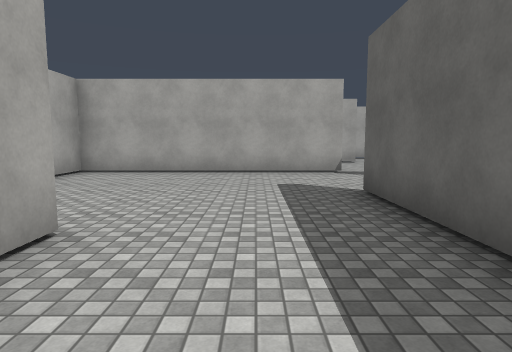
view 1 (above)

16 first-person views from a walk through a scene from a Unity 3-D project. The camera is 1.5 m above the floor, tilts 6° down and sees 75° across. The floor is counted in squares, 2 m on a side. Each view is taken from the middle of a square. On the plan, view 1 faces up. The plan holds only what a view shows up to about 11 squares ahead; the rest is blank. The place goes on beyond the plan. The player character is not drawn. Some animated figures are not drawn. Surface patterns are stand-ins for the level's own textures.

view 2
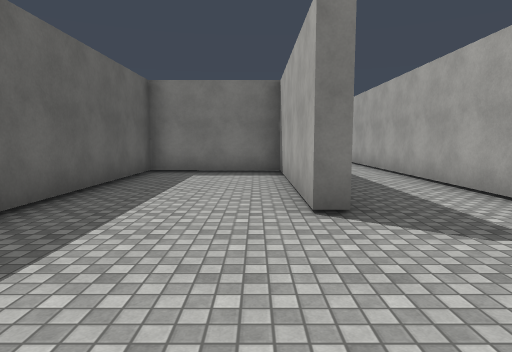

view 3
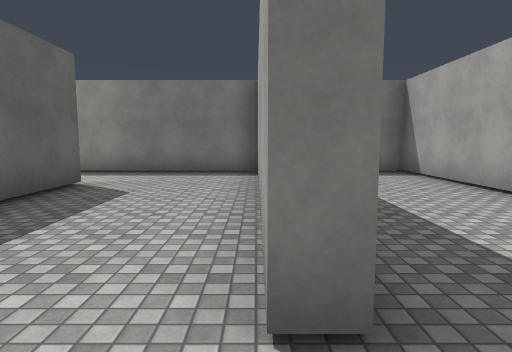

view 4
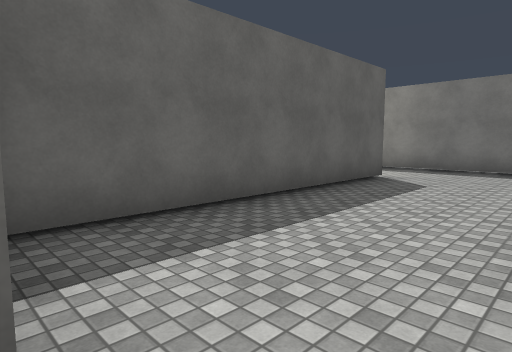

view 5
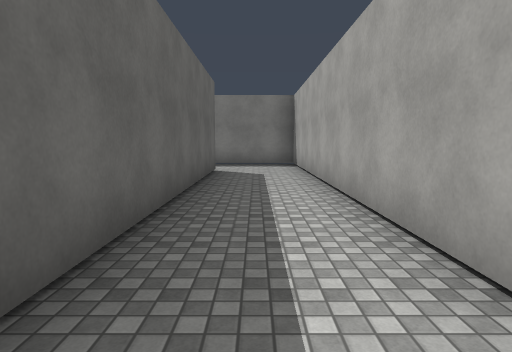

view 6
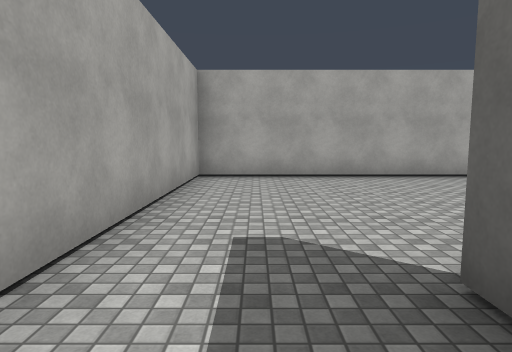

view 7
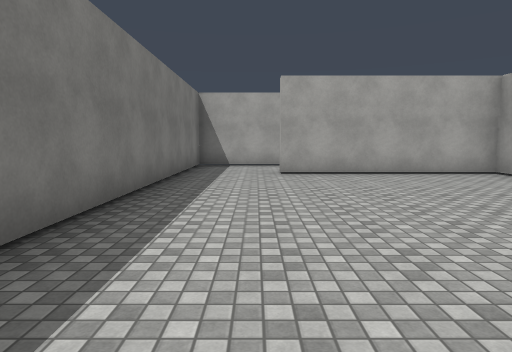

view 8
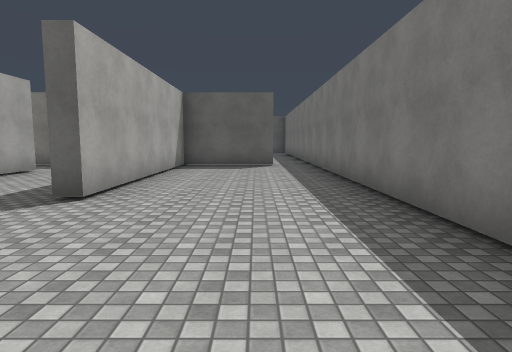

view 9
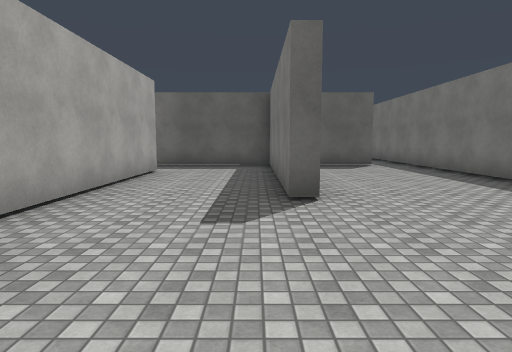

view 10
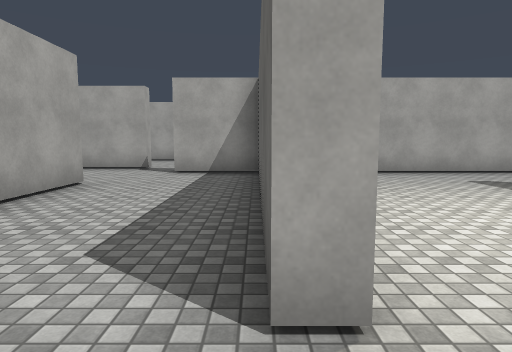

view 11
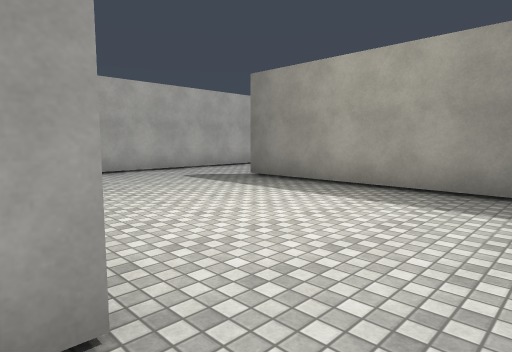

view 12
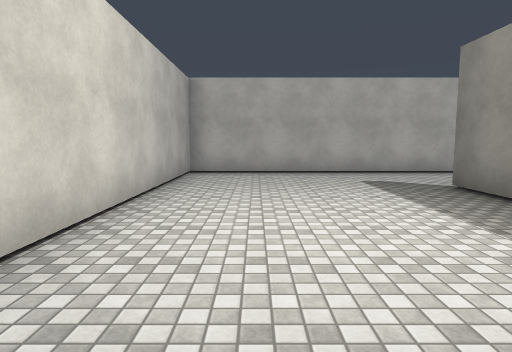

view 13
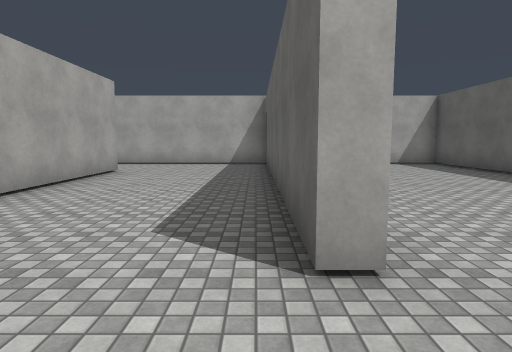

view 14
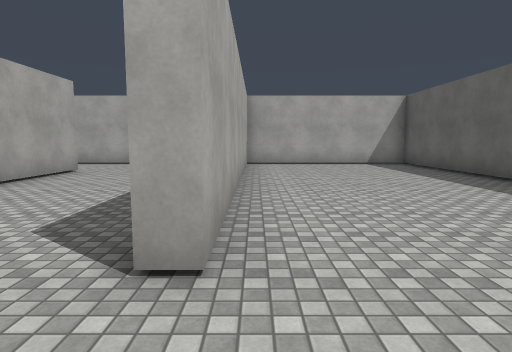

view 15
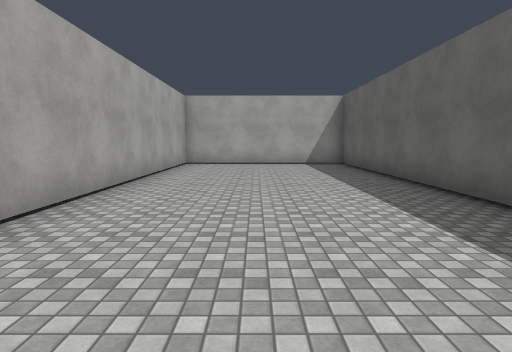

view 16
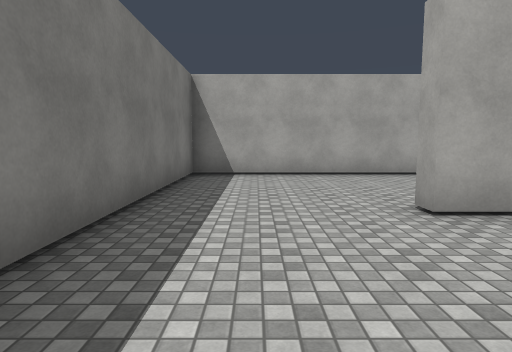

### Floor plan
Points are (right, up) in squares from view 1. A wall is a line through its corners. A room is listed if a view was taken in it or the views show most of it. See-through windows are left out.
Room 1 (views 1, 2, 3, 4, 5, 6, 10, 11)
walls: (-2, 2.6) (-1.6, 2.6) (-1.6, -2.2) (1.6, -2.2) (1.6, 4.8) (2, 4.8) (2, 1.6); (1.9, -2.2) (5.4, -2.2); (5.5, 0.2) (5.1, 0.2) (5.1, 6.9) (3, 6.9); (2, 8.5) (2, 8) (-4.2, 8) (-4.2, -9.7) (-1.5, -9.7); (-2, -7.5) (-2, -0.2)
ways out: opening at (-2, -8.5) to room 2; opening at (5, -0.5) to room 3
Room 2 (views 7, 8, 9)
walls: (8.2, -2.5) (3.1, -2.5); (-1.1, -2.5) (-1.6, -2.5) (-1.6, -7.5); (-1.5, -9.7) (11.1, -9.7); (10.2, -8.6) (10.2, -5.8) (4.2, -5.8) (4.2, -5.4) (10.2, -5.4) (10.2, -2.5)
ways out: opening at (-2, -8.5) to room 1; opening at (9, -2) to room 3; opening at (10, -9)
Room 3 (view 12)
walls: (5.4, -2.2) (6.4, -2.2); (10.2, -2.5) (10.2, 4.4); (9.6, 6.9) (5.4, 6.9) (5.4, 0.9)
ways out: opening at (5, -0.5) to room 1; opening at (9, -2) to room 2; opening at (10, 5.5) to room 4
Room 4 (view 13)
walls: (10.5, 4.4) (10.5, -5.4) (14.5, -5.4); (14.7, -2.2) (14.3, -2.2) (14.3, 6.9) (9.6, 6.9)
ways out: opening at (10, 5.5) to room 3; opening at (14, -3.5) to room 5
Room 5 (views 14, 15, 16)
walls: (19.8, -0.5) (19.8, 6.9) (14.7, 6.9) (14.7, -2.2); (14.5, -5.4) (16.2, -5.4)
ways out: opening at (14, -3.5) to room 4

Positions as (right, up) in squares from view 1, and headings:
1: (0, 0), facing up
2: (-1, 6), facing down
3: (2, 6), facing down
4: (2, 7), facing down-right
5: (-3, 1), facing down
6: (-3, 1), facing up
7: (6, -8), facing left
8: (0, -8), facing right
9: (0, -5), facing right
10: (5, -1), facing up
11: (5, -1), facing up-right
12: (7, -1), facing up
13: (14, -4), facing up
14: (15, -4), facing up
15: (17, -4), facing up
16: (18, -4), facing left
